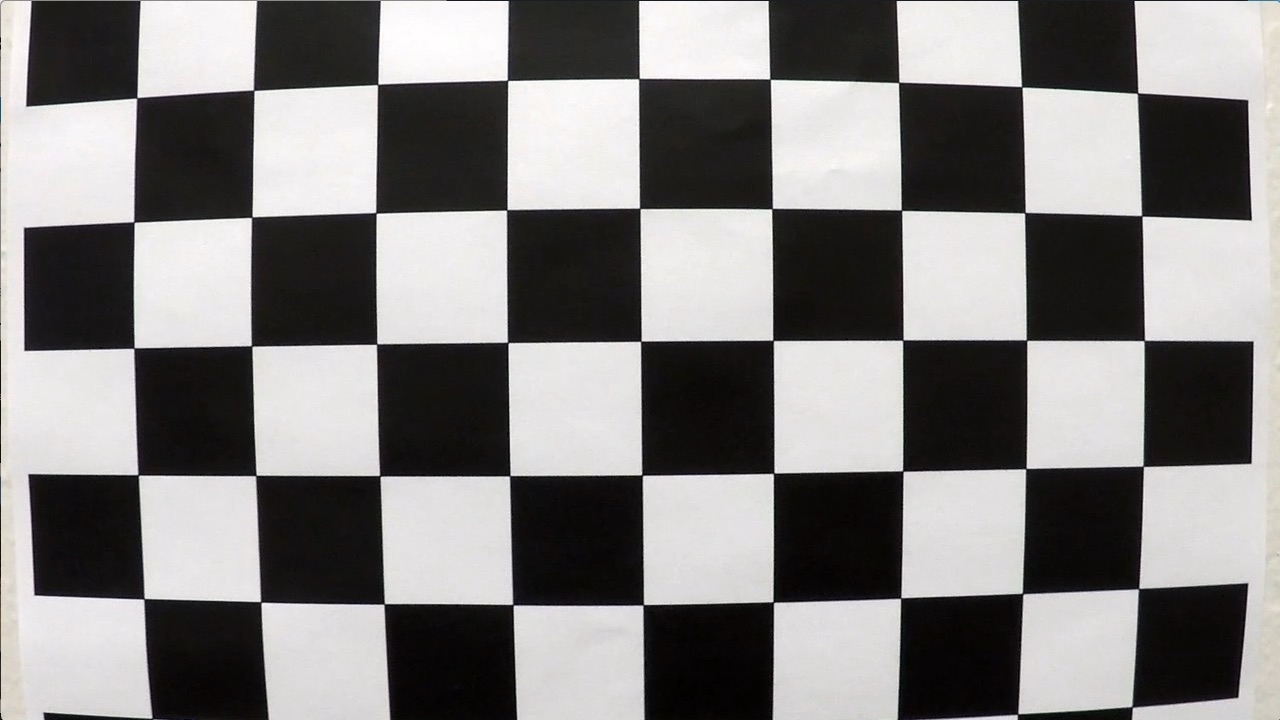
#> input picture CarND-Advanced-Lane-Lines-master/camera_cal/calibration1.jpg, 1280 x 720 px; its folder holds only this picture in this run
$ jupyter execute --allow-errors AdvancedLaneFindig.ipynb   (shell and % lines are left out)   (older library calls are emulated)
#> lines starting #> are read from the running program, lines starting #| are printed output that depends on the picture; after the words box and inside, x2 and y2 are one past the last pixel; in counts of white or black regions, pixels touching at a corner belong together
[cell 1]
#Headers
#importing some useful packages
import matplotlib.pyplot as plt
import matplotlib.image as mpimg
import numpy as np
import cv2
import glob
import os

[cell 2]
#Helper Functions
#Helper Function
def grayscale(img):
    return cv2.cvtColor(img, cv2.COLOR_RGB2GRAY)
def findChessBoardCorners(image,nx,ny):
    return cv2.findChessboardCorners(gray, (nx,ny),None)
def drawChessBoardCorners(image,nx,ny,corners,ret):
    return cv2.drawChessboardCorners(image, (nx,ny), corners, ret)
def calibrateCamera(objpoints,imgpoints,shape):
    return cv2.calibrateCamera(objpoints, imgpoints, shape, None, None)
def UnDistortImage(image):
    ret, mtx, dist, rvecs, tvecs = calibrateCamera(objpoints, imgpoints, img.shape[1:])
    return cv2.undistort(image,mtx,dist,None,mtx)
def getperspectiveTransform(src, dst):
    return cv2.getPerspectiveTransform(src, dst)
def warp_Perspective(undist,M,img_size):
    return cv2.warpPerspective(undst, M,img_size)
# Define a function to threshold an image for a given range and Sobel kernel
# [81 lines left out: functions get_HLS_binary_image, dir_threshold, mag_thresh, abs_sobel_thresh, get_binary_image, get_warped_image, not called in this run]

[cell 3]
# prepare object points, like (0,0,0), (1,0,0), (2,0,0) ....,(6,5,0)
objp = np.zeros((6*9,3), np.float32)
objp[:,:2] = np.mgrid[0:9,0:6].T.reshape(-1,2)
nx= 9
ny = 6
# Arrays to store object points and image points from all the images.
objpoints = [] # 3d points in real world space
imgpoints = [] # 2d points in image plane.

# Make a list of calibration images
images = glob.glob('camera_cal/calibration*.jpg')

# Step through the list and search for chessboard corners
for fname in images:
    img = cv2.imread(fname)
#> img is the input picture: shape (720, 1280, 3); mean B, G, R 127.8, 128.4, 130.1
    gray = grayscale(img)
    ret, corners = findChessBoardCorners(gray,nx,ny)
#> ret = False
    if ret == True:
        objpoints.append(objp)
        imgpoints.append(corners)
        #img = cv2.drawChessboardCorners(img, (9,6), corners, ret)
        ret, mtx, dist, rvecs, tvecs = cv2.calibrateCamera(objpoints, imgpoints, gray.shape[::-1], None, None)
        undist = cv2.undistort(image,mtx,dist,None,mtx)
        #undst = UnDistortImage(img)
        offset = 100
        img_size = (gray.shape[1], gray.shape[0])
        src = np.float32([corners[0], corners[nx-1], corners[-1], corners[-nx]])
        dst = np.float32([[offset, offset], [img_size[0]-offset, offset],
                          [img_size[0]-offset, img_size[1]-offset],
                          [offset, img_size[1]-offset]])
        M = getperspectiveTransform(src,dst)
        warped = warp_Perspective(undst, M,img_size)
        plt.figure()
        plt.imshow(warped)

[cell 4]
# Vertices extracted manually for performing a perspective transform
bottom_left = [203.33333,720]
bottom_right = [1126.6666, 720]
top_left = [585, 460]
top_right = [695, 460]

src = np.float32([bottom_left,bottom_right,top_right,top_left])

pts = np.array([bottom_left,bottom_right,top_right,top_left], np.int32)
pts = pts.reshape((-1,1,2))
copy = img.copy()
cv2.polylines(copy,[pts],True,(255,0,0), thickness=3)
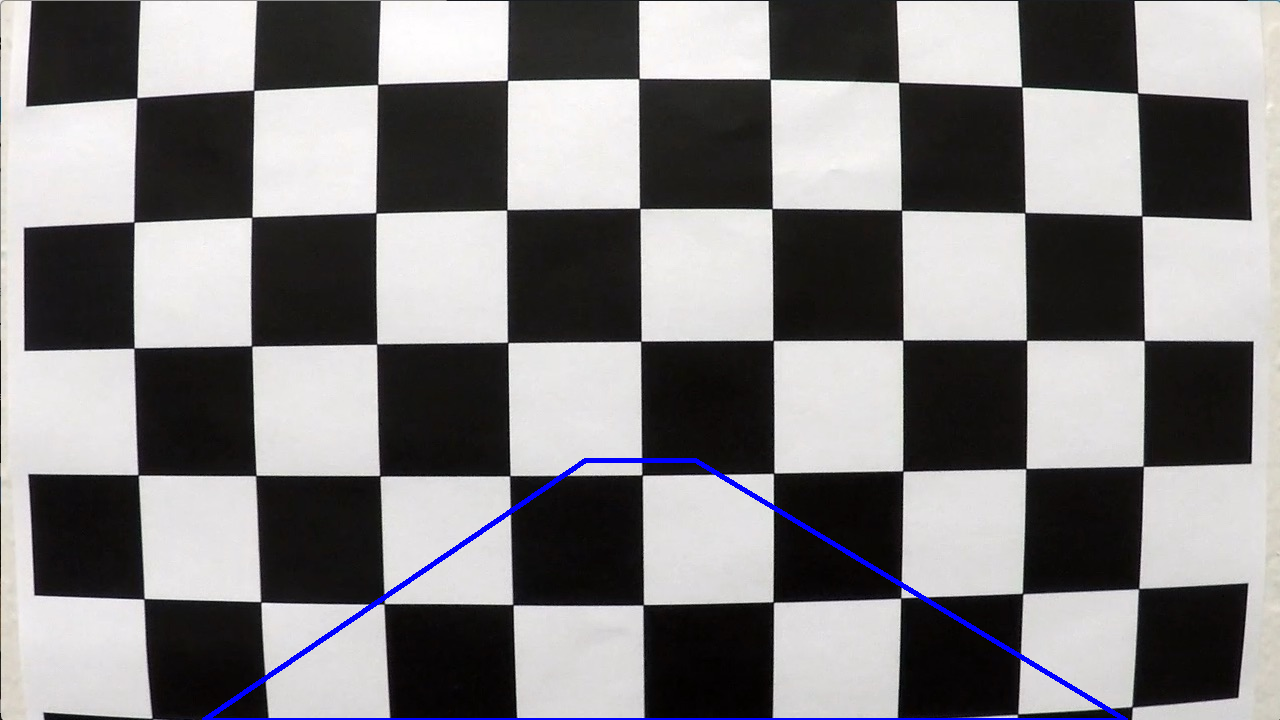
#> copy: shape (720, 1280, 3); 0.79% of pixels changed, all inside (x1, y1, x2, y2) = (202, 458, 1128, 720)

# Destination points are chosen such that straight lanes appear more or less parallel in the transformed image.
bottom_left = [320,720]
bottom_right = [960, 720]
top_left = [320, 0]
top_right = [960, 1]
dst = np.float32([bottom_left,bottom_right,top_right,top_left])
M_inverse = getperspectiveTransform(dst,src)

[cell 5]
# Make sure to grab the actual values from the previous step in your project!
left_fit = np.array([ 2.13935315e-04, -3.77507980e-01,  4.76902175e+02])
right_fit = np.array([4.17622148e-04, -4.93848953e-01,  1.11806170e+03])

# [11 lines left out: function fit_poly, not called in this run]

[cell 6]
# [80 lines left out: function find_lane_pixels, not called in this run]

[cell 7]
# [61 lines left out: function search_around_poly, not called in this run]

[cell 8]
# [22 lines left out: function get_curvature_offset, not called in this run]

[cell 9]
image = mpimg.imread('./test_images/test2.jpg')
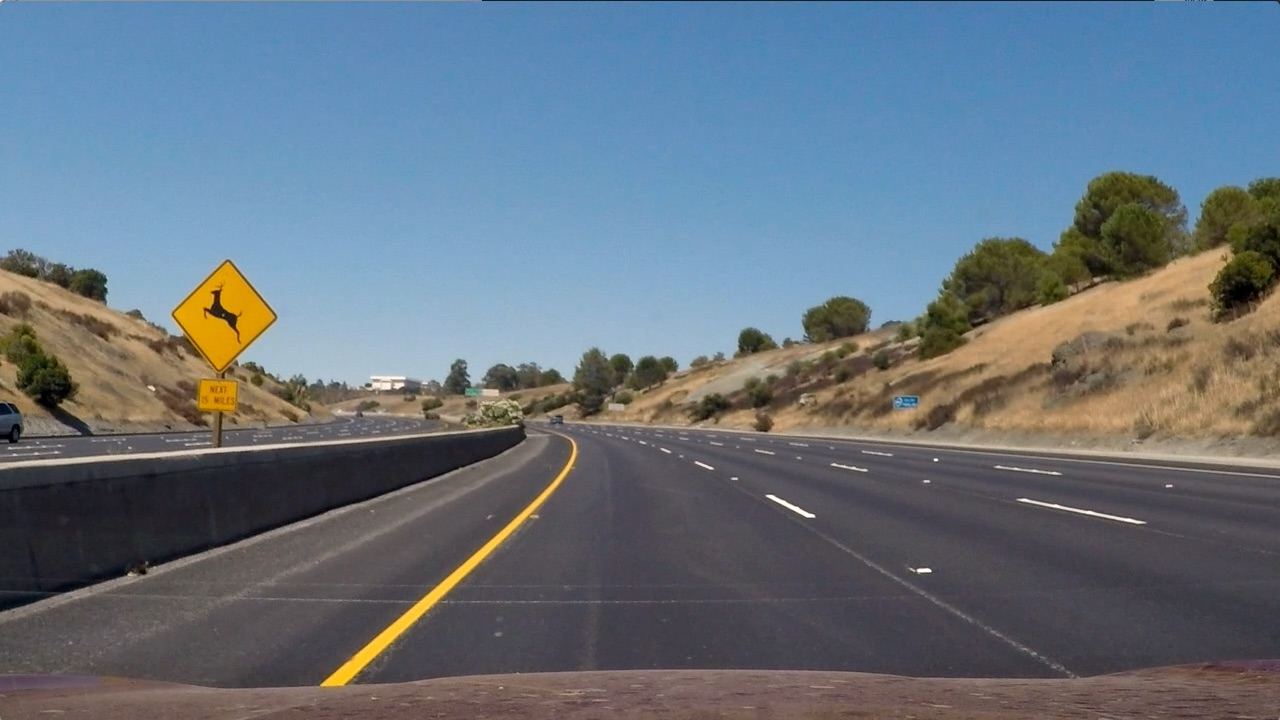
#> input picture CarND-Advanced-Lane-Lines-master/test_images/test2.jpg, 1280 x 720 px
#> image is the input picture: shape (720, 1280, 3); mean R, G, B 102.8, 114.6, 125.5
#> (the rest of this cell did not finish here and is left out)

#S from HLS binary image
S = get_HLS_binary_image(image,'s')
#magnitude binary image
mag = mag_thresh(image, sobel_kernel=3, mag_thresh=(70, 100))
#gradx and grady binary images
ksize = 3
gradx = abs_sobel_thresh(image, orient='x', sobel_kernel=ksize, thresh=(30, 100))
grady = abs_sobel_thresh(image, orient='y', sobel_kernel=ksize, thresh=(30, 100))
#direction binary image
dirbin = dir_threshold(image, thresh=(np.pi/6, np.pi/2))

f, (ax1,ax2,ax3,ax4,ax5) = plt.subplots(1, 5, figsize=(24, 9))

ax1.imshow(gradx,cmap='gray')
ax2.imshow(grady,cmap='gray')
ax3.imshow(mag,cmap='gray')
ax4.imshow(S,cmap='gray')
ax5.imshow(dirbin,cmap='gray')

#> (a cell that did not finish here is left out)

[cell 11]
#perspective transform
#src = np.float32([[585,460],[720,460],[1180,750],[240,720]])
#dst = np.float32([[320,0],[960,0],[960,720],[320,720]])
pts = np.array(src,np.int32)
pts = pts.reshape(-1,1,2)
copy = image.copy()
image_shape = image.shape
#> image_shape = (720, 1280, 3)
cv2.polylines(copy,[pts],True,(255,0,0), thickness=3)
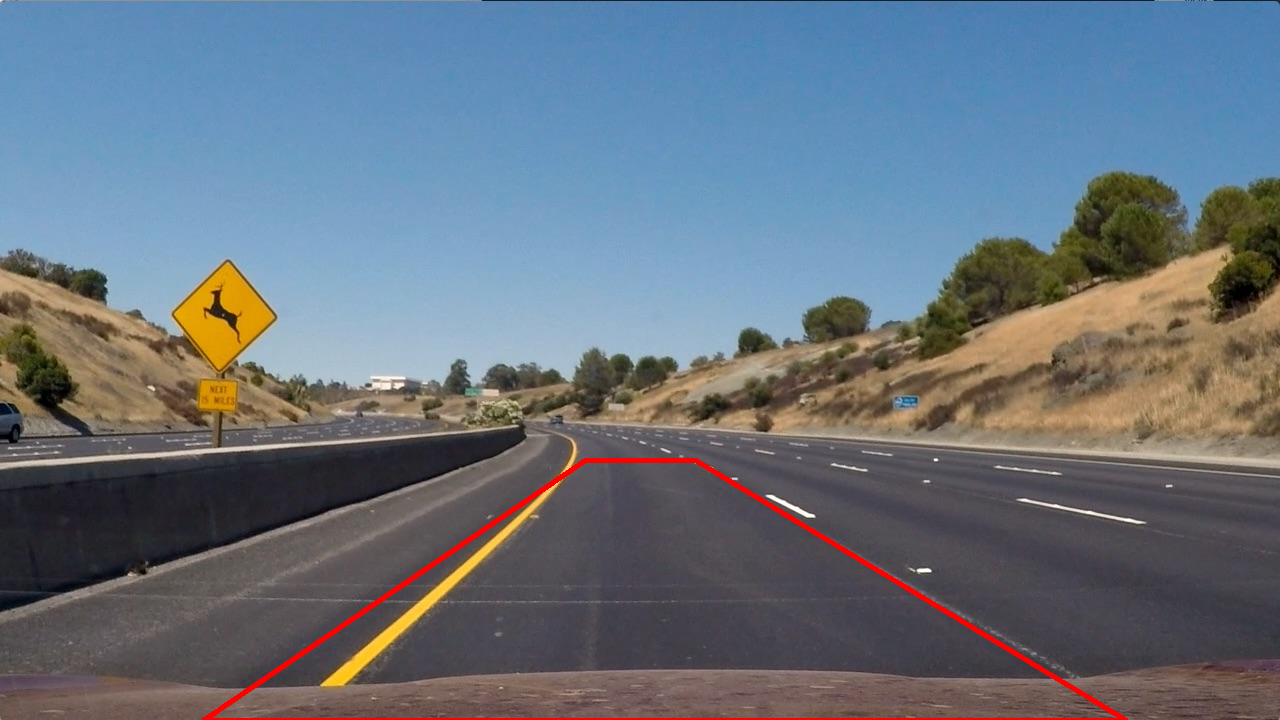
#> copy: shape (720, 1280, 3); 0.79% of pixels changed, all inside (x1, y1, x2, y2) = (202, 458, 1128, 720)
M = cv2.getPerspectiveTransform(src, dst)
img_size = (image_shape[1], image_shape[0])
#> img_size = (1280, 720)

print(src,dst)
#> (the rest of this cell did not finish here and is left out)
